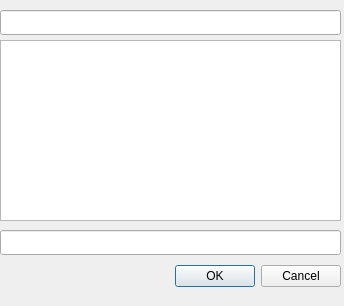
<?xml version="1.0" encoding="UTF-8"?>
<ui version="4.0">
 <class>Dialog</class>
 <widget class="QDialog" name="Dialog">
  <property name="geometry">
   <rect>
    <x>0</x>
    <y>0</y>
    <width>344</width>
    <height>306</height>
   </rect>
  </property>
  <property name="windowTitle">
   <string>Dialog</string>
  </property>
  <widget class="QDialogButtonBox" name="buttonBox">
   <property name="geometry">
    <rect>
     <x>0</x>
     <y>260</y>
     <width>341</width>
     <height>32</height>
    </rect>
   </property>
   <property name="orientation">
    <enum>Qt::Horizontal</enum>
   </property>
   <property name="standardButtons">
    <set>QDialogButtonBox::Cancel|QDialogButtonBox::Ok</set>
   </property>
  </widget>
  <widget class="QLineEdit" name="lineEdit">
   <property name="geometry">
    <rect>
     <x>0</x>
     <y>10</y>
     <width>341</width>
     <height>25</height>
    </rect>
   </property>
  </widget>
  <widget class="QTextEdit" name="textEdit">
   <property name="geometry">
    <rect>
     <x>0</x>
     <y>40</y>
     <width>341</width>
     <height>181</height>
    </rect>
   </property>
  </widget>
  <widget class="QLineEdit" name="lineEdit_2">
   <property name="geometry">
    <rect>
     <x>0</x>
     <y>230</y>
     <width>341</width>
     <height>25</height>
    </rect>
   </property>
  </widget>
 </widget>
 <resources/>
 <connections>
  <connection>
   <sender>buttonBox</sender>
   <signal>accepted()</signal>
   <receiver>Dialog</receiver>
   <slot>accept()</slot>
   <hints>
    <hint type="sourcelabel">
     <x>248</x>
     <y>254</y>
    </hint>
    <hint type="destinationlabel">
     <x>157</x>
     <y>274</y>
    </hint>
   </hints>
  </connection>
  <connection>
   <sender>buttonBox</sender>
   <signal>rejected()</signal>
   <receiver>Dialog</receiver>
   <slot>reject()</slot>
   <hints>
    <hint type="sourcelabel">
     <x>316</x>
     <y>260</y>
    </hint>
    <hint type="destinationlabel">
     <x>286</x>
     <y>274</y>
    </hint>
   </hints>
  </connection>
 </connections>
</ui>
